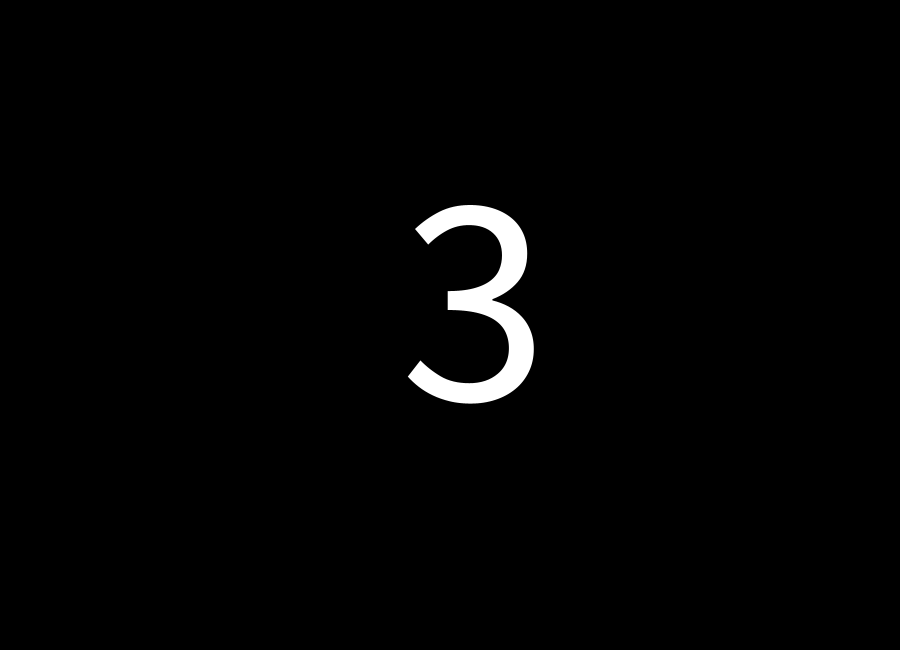
Frame 1 (no input)
Frame 60 (the mouse pressed at the canvas centre just before this capture): identical to frame 1, image omitted
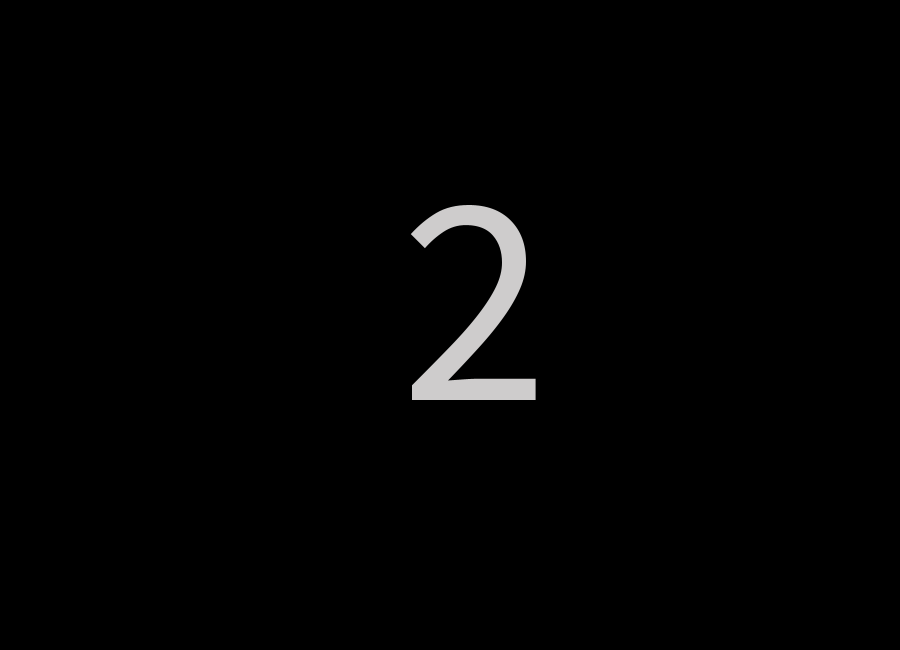
Frame 120 (the mouse held since frame 60 and released just before this capture)

The Processing sketch that drew these frames (run headless with seeded random() and noise(); from frame 60 on, the mouse is pressed at the canvas centre):

// Processing sketch: processing_117555
// ── processing_117555.pde

int myState = 0 ;
int myCounter = 70 ;
int myCounter2 = 10 ;

void setup() {
  size(900, 650);
}

void draw() {

  myCounter = myCounter -1 ; //myCounter--


  background(#000000) ;

  switch(myState) {

  case 0:
    fill(#FFFFFF);
    textSize(300);
    text("3", 400, 400);
    if (myCounter < 0) { //go to the next state
      myCounter = 70 ; // case 1 will have 300 counts
      myState = 1 ;
    }

    break ;

  case 1:
    fill(#CECCCC);
    textSize(300);
    text("2", 400, 400);
    if (myCounter < 0) { //go to the next state
      myCounter = 70 ; // case 1 will have 300 counts
      myState = 2 ; //change state
    }
    break ;

  case 2:
    fill(#838383);
    textSize(300);
    text("1", 400, 400);
    if (myCounter < 0) { //go to the next state
      myCounter = 10 ; // case 1 will have 300 counts
      myState = 3 ;
    }
    break ;

  case 3:
    background(#FF0303);
    fill(#FFFFFF);
    textSize(235);
    text("DANCE!", 10, 360);
    if (myCounter < 0) { //go to the next state
      myCounter = 10 ; // case 1 will have 300 counts
      myState = 4 ;
    }
    break ;

  case 4:
    background(#FFE200);
    fill(#FFFFFF);
    textSize(235);
    text("DANCE!", 10, 360);
    if (myCounter < 0) { //go to the next state
      myCounter = 10 ; // case 1 will have 300 counts
      myState = 5 ;
    }
    break ;
    
     case 5:
    background(#14FF00);
    fill(#FFFFFF);
    textSize(235);
    text("DANCE!", 10, 360);
    if (myCounter < 0) { //go to the next state
      myCounter = 10 ; // case 1 will have 300 counts
      myState = 6 ;
    }
    break ;
    
     case 6:
    background(#00F4FF);
    fill(#FFFFFF);
    textSize(235);
    text("DANCE!", 10, 360);
    if (myCounter < 0) { //go to the next state
      myCounter = 10 ; // case 1 will have 300 counts
      myState = 7 ;
    }
    break ;
    
      case 7:
    background(#FF00EF);
    fill(#FFFFFF);
    textSize(235);
    text("DANCE!", 10, 360);
    if (myCounter < 0) { //go to the next state
      myCounter = 10 ; // case 1 will have 300 counts
      myState = 8 ;
    }
    break ;
    
       case 8:
    background(#000000);
    
    if (myCounter < 0) { //go to the next state
      myCounter = 70 ; // case 1 will have 300 counts
      myState = 0 ;
    }
    break ;
  }
}
